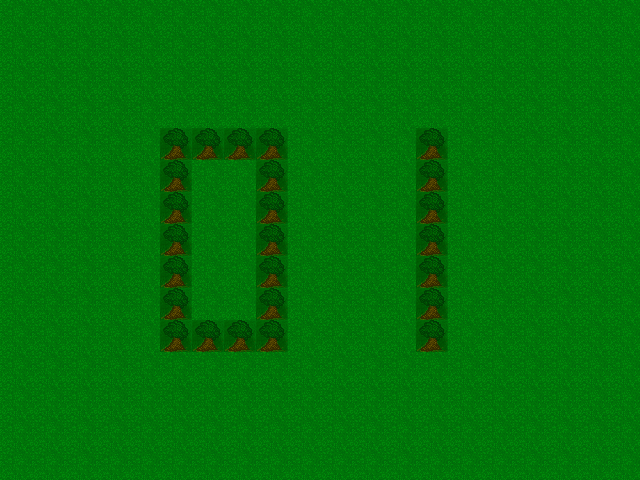

The image is a tile-based game level rendered from a .tmx file. Its description and source (layers, tilesets, objects; grid data summarised) follow:
An orthogonal 20x15 tile map with 32x32 px tiles, 1 tile layer (Tile Layer 1), 3 tilesets and 2 objects (2x test-turret-left).

<map version="1.0" orientation="orthogonal" width="20" height="15" tilewidth="32" tileheight="32">
 <tileset firstgid="1" name="DarkerTree" tilewidth="32" tileheight="32">
  <image source="darkTree.png" width="32" height="32" />
 </tileset>
 <tileset firstgid="2" name="testMap1" tilewidth="32" tileheight="32">
  <image source="testMap1.png" width="640" height="480" />
 </tileset>
 <tileset firstgid="302" name="test-turret-left" tilewidth="32" tileheight="32">
  <image source="test-turret-left.png" width="32" height="32" />
 </tileset>
 <layer name="Tile Layer 1" width="20" height="15">
  <data>[300 cells, 300 non-empty, 2 distinct tile ids]</data>
 </layer>
 <objectgroup name="turretLayer" width="20" height="15">
  <object type="test-turret-left" gid="302" x="512" y="64" width="32" height="32">
   <properties>
    <property name="image" value="testdata/test-turret-left.png" />
   </properties>
  </object>
  <object type="test-turret-left" gid="302" x="512" y="448" width="32" height="32">
   <properties>
    <property name="image" value="testdata/test-turret-left.png" />
   </properties>
  </object>
 </objectgroup>
</map>
